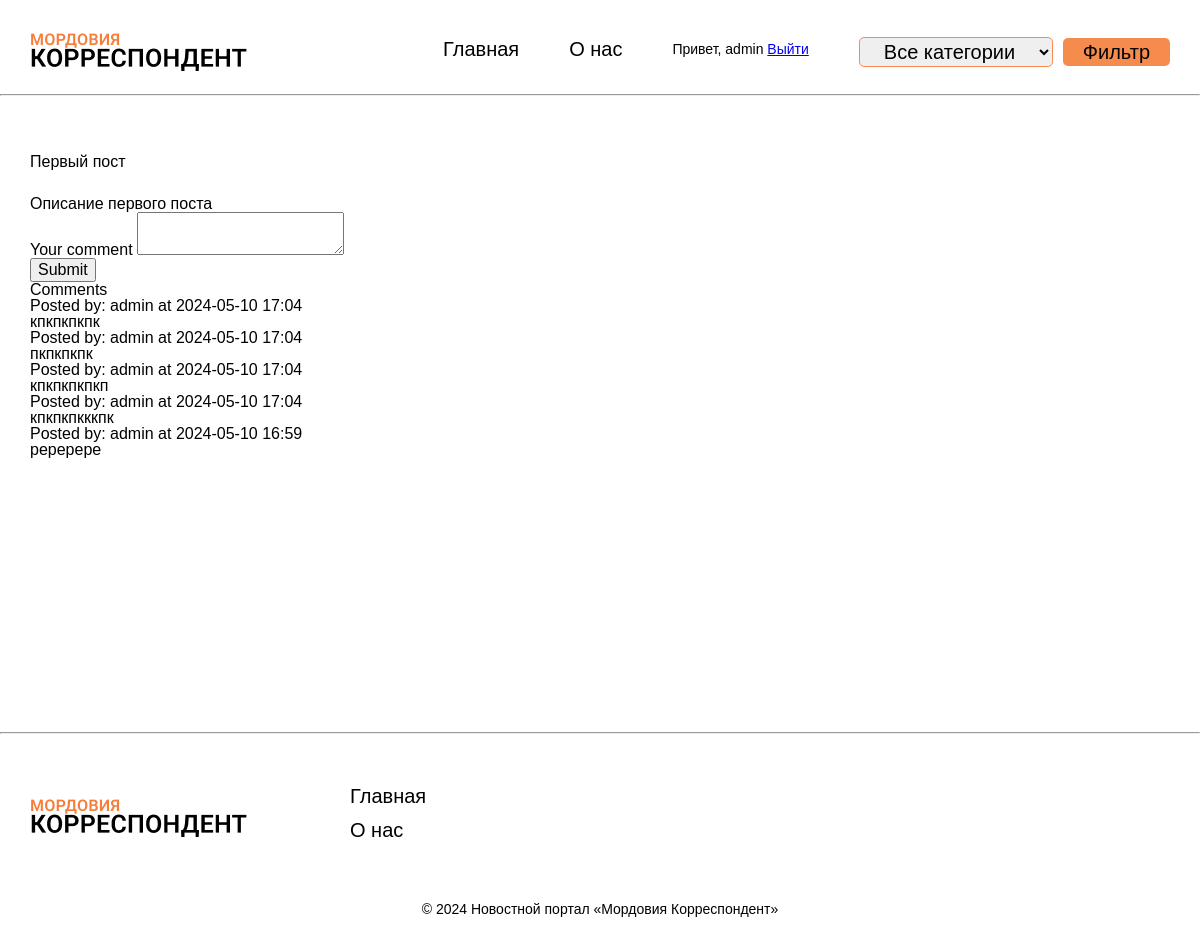
The app's page /post/1 (signed in) with its own data.
### app.py (models this page shows, shortened)
class User(db.Model, UserMixin):
    id = db.Column(db.Integer, primary_key=True)
    username = db.Column(db.String(80), unique=True, nullable=False)
    email = db.Column(db.String(120), unique=True, nullable=False)
    password = db.Column(db.String(80), nullable=False)

class Post(db.Model):
    id = db.Column(db.Integer, primary_key=True)
    title = db.Column(db.String(100), nullable=False)
    content = db.Column(db.Text, nullable=False)
    date_posted = db.Column(db.DateTime, nullable=False, default=datetime.utcnow)
    category_id = db.Column(db.Integer, db.ForeignKey('category.id'), nullable=False)  # Добавлено поле для связи с категорией
    category = db.relationship('Category', backref=db.backref('posts', lazy=True))
    user_id = db.Column(db.Integer, db.ForeignKey('user.id'), nullable=False)
    author = db.relationship('User', backref=db.backref('posts', lazy=True))

class Comment(db.Model):
    id = db.Column(db.Integer, primary_key=True)
    body = db.Column(db.Text, nullable=False)
    date_posted = db.Column(db.DateTime, nullable=False, default=datetime.utcnow)
    user_id = db.Column(db.Integer, db.ForeignKey('user.id'), nullable=False)
    post_id = db.Column(db.Integer, db.ForeignKey('post.id'), nullable=False)
    user = db.relationship('User', backref=db.backref('comments', lazy=True))
    post = db.relationship('Post', backref=db.backref('comments', lazy=True))

### app.py (the view)
@app.route('/post/<int:post_id>', methods=['GET', 'POST'])
@login_required
def post_detail(post_id):
    post = Post.query.get_or_404(post_id)
    form = CommentForm()
    if form.validate_on_submit():
        comment = Comment(body=form.body.data, post_id=post.id, user_id=current_user.id)
        db.session.add(comment)
        db.session.commit()
        flash('Your comment has been published.')
        return redirect(url_for('post_detail', post_id=post.id))
    comments = Comment.query.filter_by(post_id=post.id).order_by(desc(Comment.date_posted)).all()
    return render_template('post_detail.html', post=post, form=form, comments=comments, title='Новость')

### app.py
class CommentForm(FlaskForm):
    body = TextAreaField('Your comment', validators=[DataRequired()])
    submit = SubmitField('Submit')

### app.py (called while the page is built)
@login_manager.user_loader
def load_user(user_id):
    return User.query.get(int(user_id))

### news_portal/templates/post_detail.html (shortened to what this page needs)
{% extends 'base.html' %}
{% block content %}
<p>{{ post.title }}</p><br>
<p class="main__content">{{ post.content }}</p>
<form method="post" action="{{ url_for('post_detail', post_id=post.id) }}">
    <div class="form-group">
        {{ form.body.label(class="form-control-label") }}
        {{ form.body(class="form-control") }}
    </div>
    <button type="submit" class="btn btn-primary">Submit</button>
</form>
<div class="comments">
    <h2>Comments</h2>
    {% for comment in comments %}
        <div class="comment">
            <p>Posted by: {{ comment.user.username }} at {{ comment.date_posted.strftime('%Y-%m-%d %H:%M') }}</p>
            <p>{{ comment.body }}</p>
        </div>
    {% endfor %}
</div>
{% endblock content %}

### news_portal/templates/base.html (shortened to what this page needs)
<!DOCTYPE html>
<html lang="en">
<head>
    <link rel="stylesheet" href="{{ url_for('static', filename='css/style.css') }}">
</head>
<body>
    <div class="container">
        <header class="header">
            <a href="{{ url_for('index') }}" class="header-logo__link">
                <img class="header-logo" src="{{ url_for('static', filename='images/logo.png') }}" alt="иконка логотипа">
            </a>
            <nav class="header__nav">
                <ul class="header__ul">
                    <li class="header__li"><a href="{{ url_for('index') }}" class="header__link">Главная</a></li>
                    <li class="header__li"><a href="{{ url_for('about') }}" class="header__link">О нас</a></li>
                    {% if current_user.is_authenticated %}
                        <li class="header__li">Привет, {{ current_user.username }} <a href="{{ url_for('logout') }}">Выйти</a></li>
                    {% else %}
                        <li class="header__li"><a href="{{ url_for('login') }}" class="header__link">Войти</a></li>
                    {% endif %}
                    <form class="header__form" action="/" method="get">
                        <select class="header__select" name="category_id">
                            <option value="">Все категории</option>
                        </select>
                        <button class="header__btn" type="submit">Фильтр</button>
                    </form>
                </ul>
            </nav>
        </header>
    </div>
    <hr class="header__hr">
    <div class="wrapper-base container">
        {% block content %}
        {% endblock content %}
    </div>
    <hr class="footer__hr">
    <div class="container">
        <footer class="footer">
            <a href="#" class="footer-logo__link">
                <img class="footer-logo" src="{{ url_for('static', filename='images/logo.png') }}" alt="иконка логотипа">
            </a>
            <nav class="footer__nav">
                <ul class="footer__ul">
                    <li class="footer__li"><a href="#" class="footer__link">Главная</a></li>
                    <li class="footer__li"><a href="#" class="footer__link">О нас</a></li>
                </ul>
            </nav>
        </footer>
        <p class="footer__text">
            &copy; 2024 Новостной портал «Мордовия Корреспондент»
        </p>
    </div>
</body>
</html>

### news_portal/static/css/style.css (style rules this page uses)
html { line-height: 1.15; -webkit-text-size-adjust: 100%; }
body { margin: 0; }
hr { box-sizing: content-box; height: 0; overflow: visible; }
a { background-color: transparent; }
img { border-style: none; }
button, input, optgroup, select, textarea { font-family: inherit; font-size: 100%; line-height: 1.15; margin: 0; }
button, input { overflow: visible; }
button, select { text-transform: none; }
button, [type="button"], [type="reset"], [type="submit"] { -webkit-appearance: button; }
textarea { overflow: auto; }
html, body, div, span, applet, object, iframe, h1, h2, h3, h4, h5, h6, p, blockquote, pre, a, abbr, acronym, address, big, cite, code, del, dfn, em, img, ins, kbd, q, s, samp, small, strike, strong, sub, sup, tt, var, b, u, i, center, dl, dt, dd, ol, ul, li, fieldset, form, label, legend, table, caption, tbody, tfoot, thead, tr, th, td, article, aside, canvas, details, embed, figure, figcaption, footer, header, hgroup, menu, nav, output, ruby, section, summary, time, mark, audio, video { margin: 0; padding: 0; border: 0; font-size: 100%; font: inherit; vertical-align: baseline; }
article, aside, details, figcaption, figure, footer, header, hgroup, menu, nav, section { display: block; }
html { height: 100%; }
body { line-height: 1; }
ol, ul { list-style: none; }
* { box-sizing: border-box; }
body { position: relative; overflow-x: hidden; font-family: sans-serif; }
.container { position: relative; max-width: 1140px; margin: 0 auto; }
.header { display: flex; align-items: center; justify-content: space-between; padding-top: 30px; }
.header__ul { display: flex; gap: 50px; }
.header__li { text-decoration: none; color: black; font-size: 14px; font-weight: 400; line-height: 24px; }
.header__link { text-decoration: none; color: black; font-size: 20px; font-weight: 400; line-height: 24px; }
.header__form { display: flex; align-items: center; gap: 10px; }
.header__select { color: black; font-size: 20px; font-weight: 400; line-height: 24px; border: 1px solid #f58c4e; padding: 2px 20px; border-radius: 5px; }
.header__btn { color: black; background: #f58c4e; border: none; border-radius: 5px; padding: 2px 20px; font-size: 20px; font-weight: 400; line-height: 24px; transition: .3s all; }
.header__hr { color: #000; margin-top: 20px; }
.wrapper-base { padding-top: 50px; min-height: calc(90vh - 100px); }
.footer { display: flex; align-items: center; padding-bottom: 50px; }
.footer__hr { margin-bottom: 50px; }
.footer-logo { margin-right: 100px; }
.footer__li { margin-bottom: 10px; }
.footer__link { text-decoration: none; color: black; font-size: 20px; font-weight: 400; line-height: 24px; }
.footer__text { color: black; font-size: 14px; font-weight: 400; text-align: center; padding-bottom: 50px; }
.main__content { margin-top: 10px; }

### records on screen
User: username "admin"
Post: title "Первый пост", content "Описание первого поста"
Comment: user.username "admin", date_posted "2024-05-10 17:04", body "кпкпкпкпк"
Comment: user.username "admin", date_posted "2024-05-10 17:04", body "пкпкпкпк"
Comment: user.username "admin", date_posted "2024-05-10 17:04", body "кпкпкпкпкп"
Comment: user.username "admin", date_posted "2024-05-10 17:04", body "кпкпкпкккпк"
Comment: user.username "admin", date_posted "2024-05-10 16:59", body "реререре"
